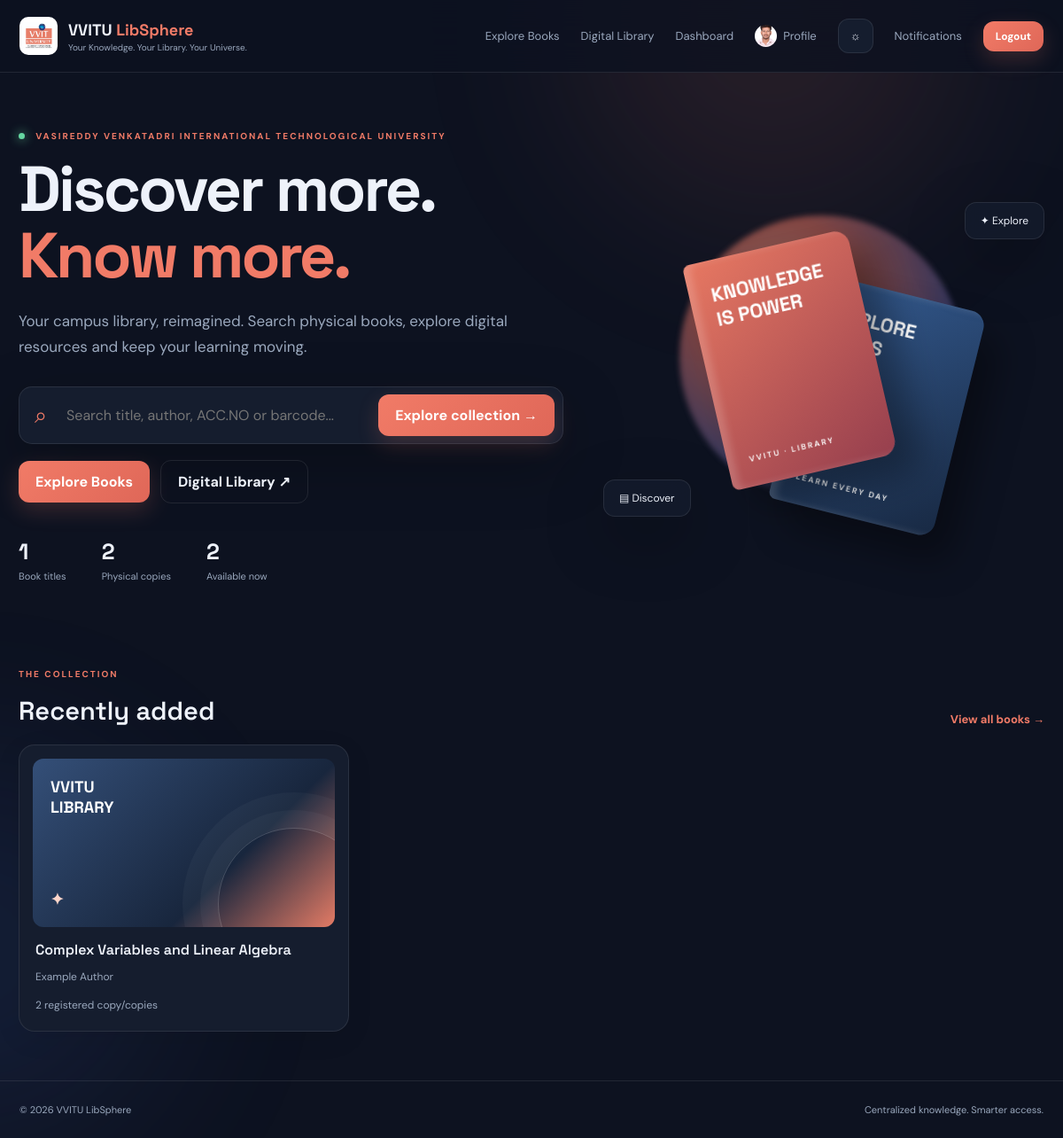
Page / (signed in) on the committed database.
### app.py (models this page shows, shortened)
class User(UserMixin, db.Model):
    id = db.Column(db.Integer, primary_key=True)
    name = db.Column(db.String(120), nullable=False)
    username = db.Column(db.String(80), unique=True, nullable=False)
    email = db.Column(db.String(150), unique=True)
    password_hash = db.Column(db.String(255), nullable=False)
    role = db.Column(db.String(20), default="student", nullable=False)
    profile_pic = db.Column(db.String(255), default="")
    is_active = db.Column(db.Boolean, default=True, nullable=False)
    created_at = db.Column(db.DateTime, default=datetime.utcnow)

class Book(db.Model):
    id = db.Column(db.Integer, primary_key=True)
    title = db.Column(db.String(250), nullable=False, index=True)
    author = db.Column(db.String(180), default="")
    publisher = db.Column(db.String(180), default="")
    isbn = db.Column(db.String(40), default="", index=True)
    edition = db.Column(db.String(80), default="")
    subject = db.Column(db.String(120), default="", index=True)
    department = db.Column(db.String(80), default="")
    call_no = db.Column(db.String(80), default="", index=True)
    description = db.Column(db.Text, default="")
    created_at = db.Column(db.DateTime, default=datetime.utcnow)
    copies = db.relationship("BookCopy", backref="book", cascade="all, delete-orphan")

### app.py (the view)
@app.route("/")
def home():
    total_titles = Book.query.count()
    total_copies = BookCopy.query.count()
    available = BookCopy.query.filter_by(status="available").count()
    recent = Book.query.order_by(Book.created_at.desc()).limit(6).all()
    return render_template("home.html", total_titles=total_titles, total_copies=total_copies, available=available, recent=recent)

### app.py (called while the page is built)
@login_manager.user_loader
def load_user(user_id):
    user = db.session.get(User, int(user_id))
    return user if user and user.is_active else None

@app.context_processor
def inject_globals():
    unread = Notification.query.filter_by(user_id=current_user.id, read=False).count() if current_user.is_authenticated else 0
    return {"unread_notifications": unread, "today": date.today(),
            "profile_image_url": url_for("static", filename=current_user.profile_pic) if current_user.is_authenticated and current_user.profile_pic else None}

### templates/home.html
{% extends "base.html" %}{% block title %}VVITU LibSphere · Discover{% endblock %}{% block content %}
<section class="hero">
 <div class="hero-copy"><span class="eyebrow"><i></i> VASIREDDY VENKATADRI INTERNATIONAL TECHNOLOGICAL UNIVERSITY</span>
 <h1>Discover more.<br><span>Know more.</span></h1><p class="lead">Your campus library, reimagined. Search physical books, explore digital resources and keep your learning moving.</p>
 <form action="{{ url_for('books') }}" class="hero-search"><span>⌕</span><input name="q" placeholder="Search title, author, ACC.NO or barcode..."><button class="btn">Explore collection →</button></form>
 <div class="hero-actions"><a class="btn" href="{{ url_for('books') }}">Explore Books</a><a class="btn btn-ghost" href="{{ url_for('digital') }}">Digital Library ↗</a></div>
 <div class="stats-row"><div><b>{{ total_titles }}</b><small>Book titles</small></div><div><b>{{ total_copies }}</b><small>Physical copies</small></div><div><b>{{ available }}</b><small>Available now</small></div></div>
 </div>
 <div class="hero-art"><div class="orb"></div><div class="book3d book-one"><span>KNOWLEDGE<br>IS POWER</span><small>VVITU · LIBRARY</small></div><div class="book3d book-two"><span>EXPLORE<br>IDEAS</span><small>LEARN EVERY DAY</small></div><div class="float-chip chip-a">✦  Explore</div><div class="float-chip chip-b">▤  Discover</div></div>
</section>
<section class="section-head"><div><span class="eyebrow">THE COLLECTION</span><h2>Recently added</h2></div><a href="{{ url_for('books') }}" class="text-link">View all books →</a></section>
<div class="book-grid">{% for book in recent %}<a class="book-card tilt" href="{{ url_for('book_detail', book_id=book.id) }}"><div class="cover-placeholder"><span>VVITU<br>LIBRARY</span><i>✦</i></div><div class="book-info"><h3>{{ book.title }}</h3><p>{{ book.author or 'Author not specified' }}</p><small>{{ book.copies|length }} registered copy/copies</small></div></a>{% else %}<div class="empty">No books registered yet. Librarians can add the first book.</div>{% endfor %}</div>
{% endblock %}

### templates/base.html (shortened to what this page needs)
<!doctype html>
<html lang="en" data-theme="dark">
<head>
<link rel="stylesheet" href="{{ url_for('static', filename='css/style.css') }}">
</head>
<body>
<div class="ambient ambient-a"></div><div class="ambient ambient-b"></div>
<nav class="navbar">
  <a class="brand" href="{{ url_for('home') }}">
    <img src="{{ url_for('static', filename='vvitu-logo.png') }}" onerror="this.style.display='none'" alt="VVITU logo">
    <span><b>VVITU <em>LibSphere</em></b><small>Your Knowledge. Your Library. Your Universe.</small></span>
  </a>
  <div class="navlinks">
    <a href="{{ url_for('books') }}">Explore Books</a><a href="{{ url_for('digital') }}">Digital Library</a>
    {% if current_user.is_authenticated %}<a href="{{ url_for('dashboard') }}">Dashboard</a><a href="{{ url_for('profile') }}" class="nav-profile">{% if current_user.profile_pic %}<img src="{{ url_for('static', filename=current_user.profile_pic) }}" alt="Profile">{% else %}<span>{{ current_user.name[:1]|upper }}</span>{% endif %}Profile</a>{% if current_user.role == 'admin' %}<a href="{{ url_for('admin_users') }}">Manage Users</a>{% endif %}{% endif %}
    <button class="icon-btn" id="themeToggle" title="Toggle theme">☼</button>
    {% if current_user.is_authenticated %}
      <a href="{{ url_for('notifications') }}" class="nav-notice">Notifications{% if unread_notifications %}<i>{{ unread_notifications }}</i>{% endif %}</a>
      <a class="btn btn-small" href="{{ url_for('logout') }}">Logout</a>
    {% else %}<a href="{{ url_for('register') }}">Register</a><a class="btn btn-small" href="{{ url_for('login') }}">Sign in</a>{% endif %}
  </div>
</nav>
<main class="container">
{% block content %}{% endblock %}
</main>
<footer><span>© {{ today.year }} VVITU LibSphere</span><span>Centralized knowledge. Smarter access.</span></footer>
</body></html>

### rows in the picture
User: profile_pic (picture)
Book: title "Complex Variables and Linear Algebra", author "Example Author", copies|length "2"

### other values in the picture
{{ total_titles }} "1"
{{ total_copies }} "2"
{{ available }} "2"
